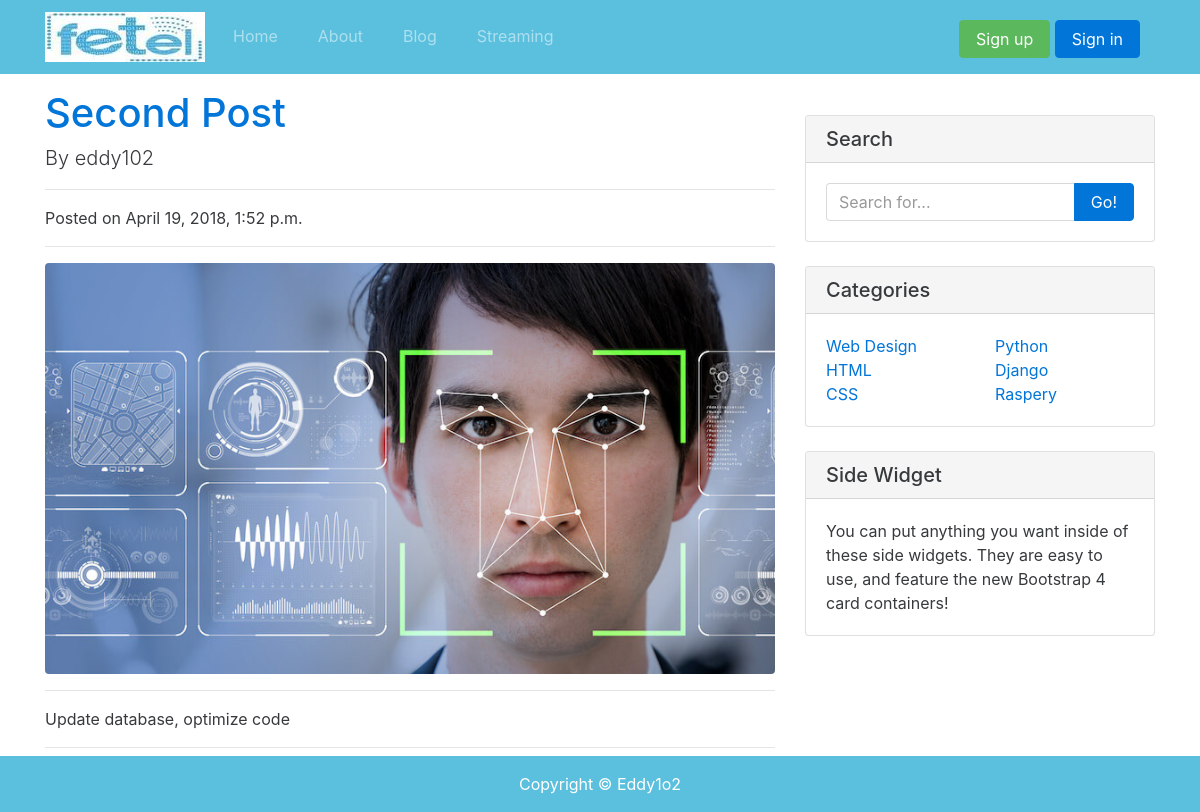
/blogs/2/, run on the app's committed database.
### blogs/models.py (models this page shows, shortened)
class Post(models.Model):
    title = models.CharField(max_length=100)
    body = models.TextField(max_length=4000)
    image = models.ImageField(null=True, blank=True)
    created_at = models.DateTimeField(auto_now_add=True)
    updated_at = models.DateTimeField(null=True)
    created_by = models.ForeignKey(User, related_name='posts', on_delete=models.CASCADE)
    @property
    def image_url(self):
        if self.image and hasattr(self.image, 'url'):
            return self.image.url

### blogs/views.py (the view)
# urls.py: url(r'^blogs/(?P<pk>\d+)/$', views.PostDetailView.as_view(), name='post'),
class PostDetailView(DetailView):
    model = Post
    template_name = 'post.html'

### templates/post.html (shortened to what this page needs)
{% extends "base.html" %}
{% block content %}
    {% load staticfiles %}
    <link rel="stylesheet" href="{% static 'css/blog.css' %}">
    <div class="container mb-3">
        <div class="row">
            <div class="col-sm-8">
                <h1 class="mt-4"><a href="{% url 'post' post.id %}">{{ post.title }}</a></h1>
                <p class="lead">By {{ post.created_by }}</p>
                <hr>
                <p>Posted on {{ post.created_at }}</p>
                <hr>
                {% if post.image_url %}
                    <img src="{{ post.image.url }}" alt="Preview Img" class="img-fluid rounded">
                    <hr>
                {% else %}
                    <img src="{% static 'images/noimage.jpg' %}" alt="Preview Img" class="img-fluid rounded">
                    <hr>
                {% endif %}
                <p class="lead">{{ post.body|safe|linebreaks }}</p>
                <hr>
            </div>
            <div class="col-sm-4">
                <div class="card my-4 mt-2">
                    <h5 class="card-header">Search</h5>
                    <div class="card-body">
                        <div class="input-group">
                            <input type="text" class="form-control" placeholder="Search for...">
                            <span class="input-group-btn">
                  <button class="btn btn-primary" type="button">Go!</button>
                </span>
                        </div>
                    </div>
                </div>
                <div class="card my-4 mt-2">
                    <h5 class="card-header">Categories</h5>
                    <div class="card-body">
                        <div class="row">
                            <div class="col-lg-6">
                                <ul class="list-unstyled mb-0">
                                    <li>
                                        <a href="#">Web Design</a>
                                    </li>
                                    <li>
                                        <a href="#">HTML</a>
                                    </li>
                                    <li>
                                        <a href="#">CSS</a>
                                    </li>
                                </ul>
                            </div>
                            <div class="col-lg-6">
                                <ul class="list-unstyled mb-0">
                                    <li>
                                        <a href="#">Python</a>
                                    </li>
                                    <li>
                                        <a href="#">Django</a>
                                    </li>
                                    <li>
                                        <a href="#">Raspery</a>
                                    </li>
                                </ul>
                            </div>
                        </div>
                    </div>
                </div>
                <div class="card my-4 mt-2">
                    <h5 class="card-header">Side Widget</h5>
                    <div class="card-body">
                        You can put anything you want inside of these side widgets. They are easy to use, and feature
                        the new Bootstrap 4 card containers!
                    </div>
                </div>
            </div>
        </div>
    </div>
{% endblock %}

### static/css/blog.css (style rules this page uses)
.card-body { padding: 1.25rem; }

### data on the page
Post: title "Second Post", created_by "eddy102", created_at "April 19, 2018, 1:52 p.m.", image (picture), body "Update database, optimize code"
